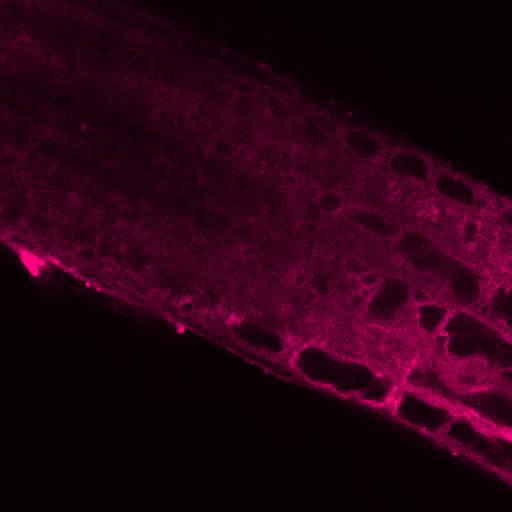
#> input picture frame 9 of others/plant.avi, 512 x 512 px
$ python optical_flow.py
#> lines starting #> are read from the running program, lines starting #| are printed output that depends on the picture
# -*- coding: utf-8 -*-
"""
Created on Thu May 28 16:21:03 2020

@author: Andrea Bassi
"""

import numpy as np
import cv2 as cv
import argparse
# parser = argparse.ArgumentParser(description='This sample demonstrates Lucas-Kanade Optical Flow calculation. \
#                                               The example file can be downloaded from: \
#                                               https://www.bogotobogo.com/python/OpenCV_Python/images/mean_shift_tracking/slow_traffic_small.mp4')
# parser.add_argument('image', type=str, help='path to image file')
# args = parser.parse_args()
cap = cv.VideoCapture("plant.avi")
# params for ShiTomasi corner detection
feature_params = dict( maxCorners = 100,
                       qualityLevel = 0.3,
                       minDistance = 7,
                       blockSize = 7 )
# Parameters for lucas kanade optical flow
lk_params = dict( winSize  = (15,15),
                  maxLevel = 2,
                  criteria = (cv.TERM_CRITERIA_EPS | cv.TERM_CRITERIA_COUNT, 10, 0.03))
# Create some random colors
color = np.random.randint(0,255,(100,3))
# Take first frame and find corners in it
ret, old_frame = cap.read()
#> old_frame is the input picture: shape (512, 512, 3); mean B, G, R 19.7, 0.6, 40
old_gray = cv.cvtColor(old_frame, cv.COLOR_BGR2GRAY)
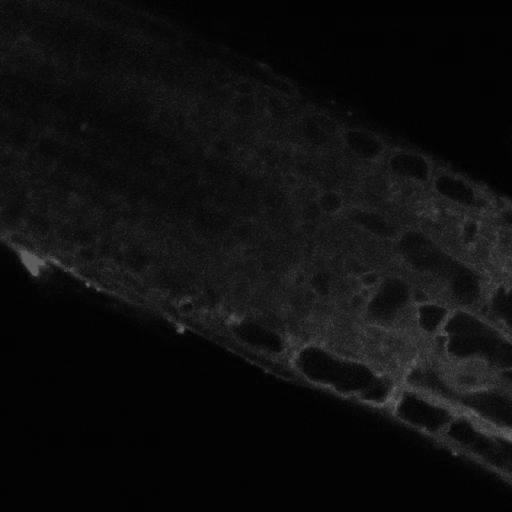
#> old_gray: shape (512, 512); min 0, max 101, mean 14.6
p0 = cv.goodFeaturesToTrack(old_gray, mask = None, **feature_params)
#> p0 = [[88, 285], [180, 330], [36, 273], [98, 290], [454, 453], [43, 262], [446, 337]]
# Create a mask image for drawing purposes
mask = np.zeros_like(old_frame)
while(1):
    ret,frame = cap.read()
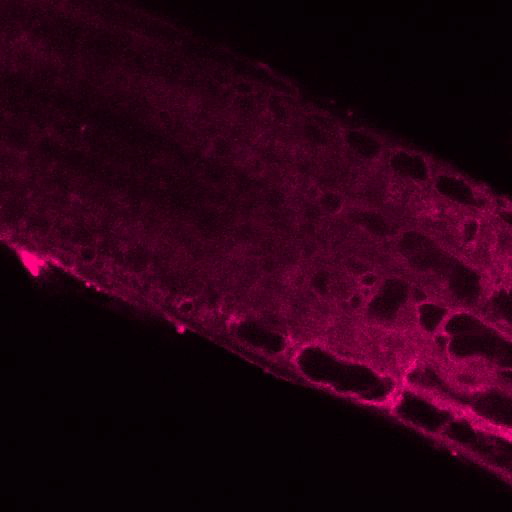
#> input picture frame 10 of others/plant.avi, 512 x 512 px
#> frame is the input picture: shape (512, 512, 3); mean B, G, R 19.7, 0.6, 39.9
    frame_gray = cv.cvtColor(frame, cv.COLOR_BGR2GRAY)
    # calculate optical flow
    p1, st, err = cv.calcOpticalFlowPyrLK(old_gray, frame_gray, p0, None, **lk_params)
#> p1 = [[87.98, 284.8], [180.2, 329.9], [36.09, 273], [97.8, 289.7], [453.5, 453], [43.02, 261.9], [447.3, 337.4]]; st = [1, 1, 1, 1, 1, 1, 1]; err = [2.82, 3.37, 2.72, 2.64, 3.45, 4.28, 4.84]
    # Select good points
    good_new = p1[st==1]
#> good_new has the same summary as p1
    good_old = p0[st==1]
#> good_old has the same summary as p0
    # draw the tracks
    for i,(new,old) in enumerate(zip(good_new, good_old)):
        a,b = new.ravel()
        c,d = old.ravel()
        mask = cv.line(mask, (a,b),(c,d), color[i].tolist(), 2)
        frame = cv.circle(frame,(a,b),5,color[i].tolist(),-1)
#> this loop made 7 passes
#> (a, b, c, d) on passes 1 to 7: (87.98, 284.8, 88, 285), (180.2, 329.9, 180, 330), (36.09, 273, 36, 273), (97.8, 289.7, 98, 290), (453.5, 453, 454, 453), (43.02, 261.9, 43, 262), (447.3, 337.4, 446, 337)
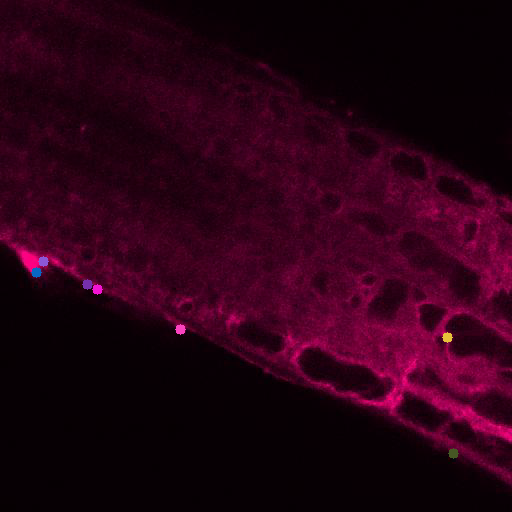
#> frame: shape (512, 512, 3); mean B, G, R 19.8, 0.8, 40
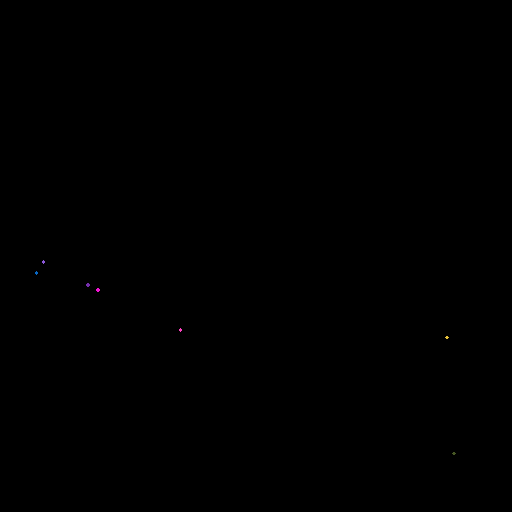
#> mask: shape (512, 512, 3); mean of channels 0, 1, 2 0, 0, 0; drawn as B, G, R
    img = cv.add(frame,mask)
    cv.imshow('frame',img)
    k = cv.waitKey(30) & 0xff
#> (key Esc is pressed here)
    if k == 27:
        break
    # Now update the previous frame and previous points
    old_gray = frame_gray.copy()
    p0 = good_new.reshape(-1,1,2)

$ run again, starting later in the video
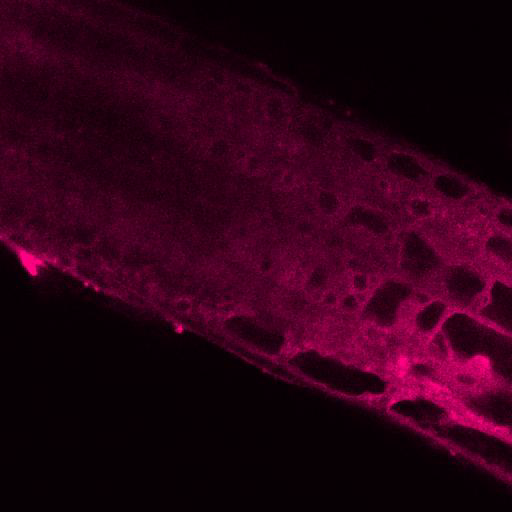
#> input picture frame 43 of others/plant.avi, 512 x 512 px
#> old_frame is the input picture: shape (512, 512, 3); mean B, G, R 21.8, 0.6, 44.2
#> `old_gray = cv.cvtColor(old_frame, cv.COLOR_BGR2GRAY)`:
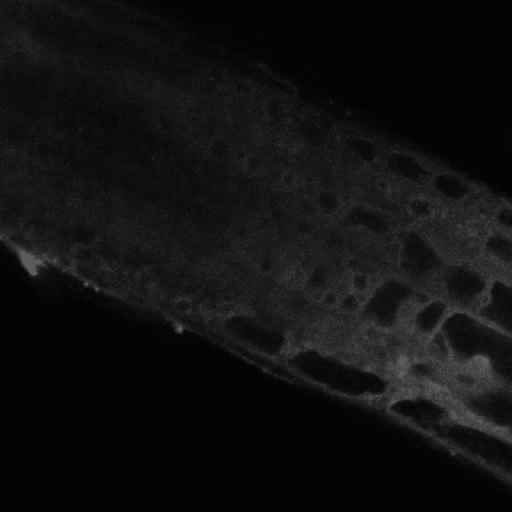
#> old_gray: shape (512, 512); min 0, max 105, mean 16.1
#> p0 = [[179, 330], [34, 272], [86, 285], [97, 289], [43, 263]]
#> p1 = [[178.9, 330], [34, 272.1], [86.02, 285], [97.39, 289.2], [43.19, 263.3]]; st = [1, 1, 1, 1, 1]; err = [3.52, 2.99, 3.14, 4.29, 3.42]
#> good_new has the same summary as p1
#> good_old has the same summary as p0
#> the loop `for i,(new,old) in enumerate(zip(good_new, good_old)):` made 5 passes
#> (a, b, c, d) on passes 1 to 5: (178.9, 330, 179, 330), (34, 272.1, 34, 272), (86.02, 285, 86, 285), (97.39, 289.2, 97, 289), (43.19, 263.3, 43, 263)
#> after the loop `for i,(new,old) in enumerate(zip(good_new, good_old)):`:
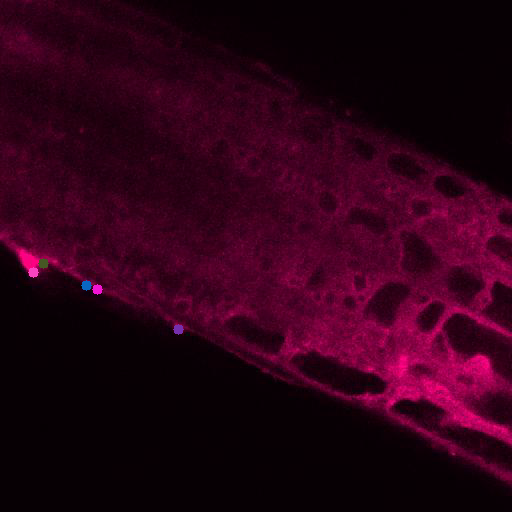
#> frame: shape (512, 512, 3); mean B, G, R 21.7, 0.7, 43.7

$ run again, starting later in the video
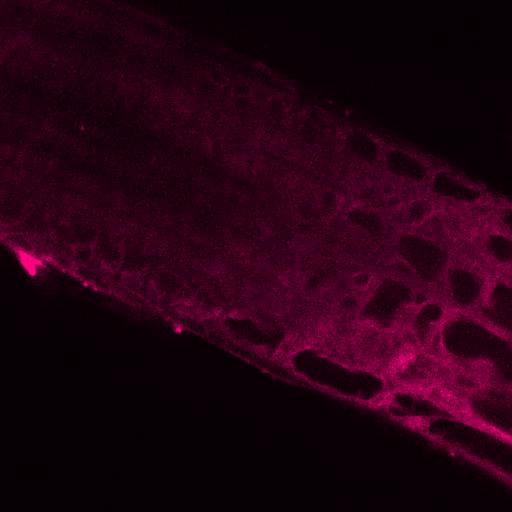
#> input picture frame 77 of others/plant.avi, 512 x 512 px
#> old_frame is the input picture: shape (512, 512, 3); mean B, G, R 17.6, 0.5, 36
#> `old_gray = cv.cvtColor(old_frame, cv.COLOR_BGR2GRAY)`:
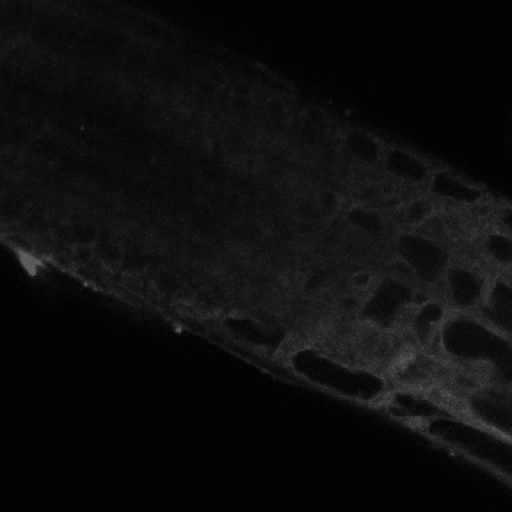
#> old_gray: shape (512, 512); min 1, max 97, mean 13.2
#> p0 = [[178, 330], [33, 273], [85, 284], [37, 267]]
#> p1 = [[177.9, 329.9], [33.02, 273], [84.75, 283.6], [36.95, 267]]; st = [1, 1, 1, 1]; err = [3.21, 2.82, 2.53, 3.19]
#> good_new has the same summary as p1
#> good_old = [[178, 330], [33, 273], [85, 284], [37, 267]]
#> the loop `for i,(new,old) in enumerate(zip(good_new, good_old)):` made 4 passes
#> (a, b, c, d) on passes 1 to 4: (177.9, 329.9, 178, 330), (33.02, 273, 33, 273), (84.75, 283.6, 85, 284), (36.95, 267, 37, 267)
#> after the loop `for i,(new,old) in enumerate(zip(good_new, good_old)):`:
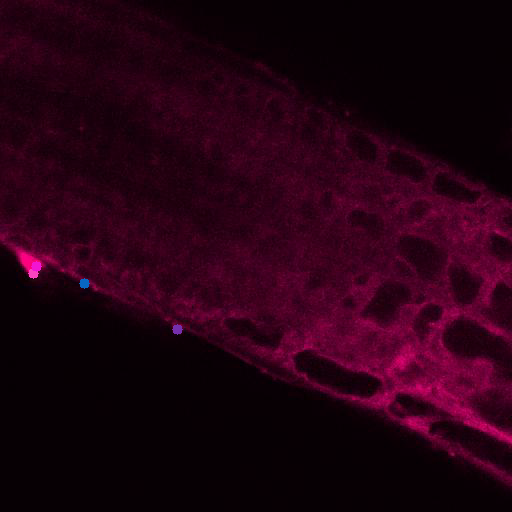
#> frame: shape (512, 512, 3); mean B, G, R 17.7, 0.6, 36
